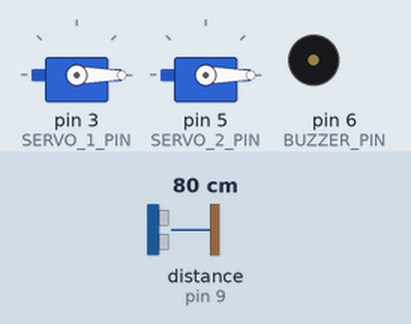
Bench run of a sketch on a simulated Arduino Uno, built with avr-gcc and run on an emulated ATmega328P. On the bench: 2 × servo, buzzer (waves = sounding, pin HIGH). Wiring (inferred from the names in the program): ultrasonic range finder: trigger pin 10; echo pin 9. The inputs (shaded band) are chosen by the test bench; at power-on: distance to the obstacle (sensor on pin 9) 80 cm. The echo pulse lasts 58.3 µs per cm; pins used as bus, display or sensor lines are not drawn.

Above: at 1.2 s.
1.3 s: distance to the obstacle (sensor on pin 9) set to 44 cm
2.8 s: distance to the obstacle (sensor on pin 9) set to 39 cm
At 3.6 s:
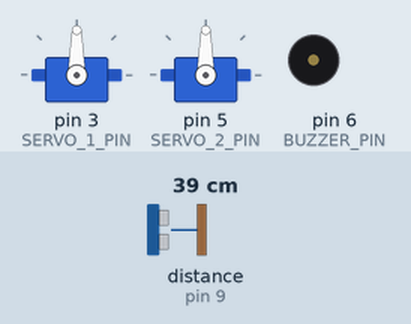
4.3 s: distance to the obstacle (sensor on pin 9) set to 60 cm
At 5.0 s:
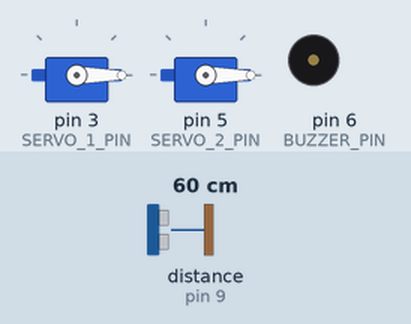
5.9 s: distance to the obstacle (sensor on pin 9) set to 2 cm
At 6.3 s:
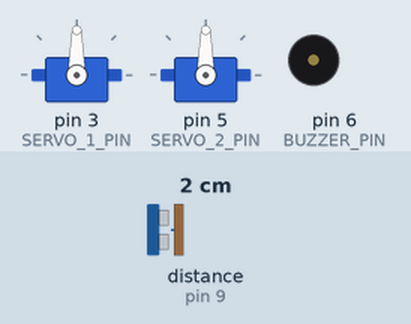
Timing chart, 0 to 8.4 s (numbered marks = the images above; inputs shaded):
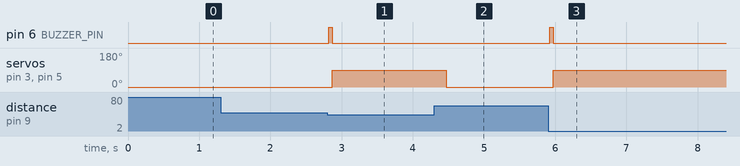

The sketch:

arduino.ino
```cpp
#include <Servo.h>

const int ECHO_PIN = 9;
const int TRIG_PIN = 10;

const int BUZZER_PIN = 6;

const int SERVO_1_PIN = 3;
const int SERVO_2_PIN = 5;
const int SERVO_ACTIVE_ANGLE = 90; // degree

const int LOOP_DELAY = 100;   // ms
const int CLOSE_DELAY = 1500; // ms

int distance;
long duration;
const int MIN_DISTANCE = 40; // cm

Servo servo1;
Servo servo2;

bool beeped = false;
void beep()
{
  // beep once while opening lid
  if (!beeped)
  {
    beeped = true;
    digitalWrite(BUZZER_PIN, HIGH); // Turn on the buzzer
    delay(50);
    digitalWrite(BUZZER_PIN, LOW); // Turn off the buzzer
  }
}

void servoWrite(int value)
{
  servo1.write(value);
  servo2.write(value);
}

void setup()
{
  // Attach the servo motors
  servo1.attach(SERVO_1_PIN);
  servo2.attach(SERVO_2_PIN);

  // Reset the servo to initial position
  servoWrite(0);

  // Attach ultrasonic and buzzer
  pinMode(TRIG_PIN, OUTPUT);
  pinMode(ECHO_PIN, INPUT);
  pinMode(BUZZER_PIN, OUTPUT);

  Serial.begin(9600);
}

void loop()
{
  // Clear the TRIG_PIN by setting it LOW
  digitalWrite(TRIG_PIN, LOW);
  delayMicroseconds(2);

  // Trigger the ultrasonic pulse
  digitalWrite(TRIG_PIN, HIGH);
  delayMicroseconds(10);
  digitalWrite(TRIG_PIN, LOW);

  // Read the ECHO_PIN
  duration = pulseIn(ECHO_PIN, HIGH);

  // Calculate the distance in cm
  // 0.034: This is a conversion factor to convert the time (duration) into distance. Specifically, the speed of sound in air is approximately 343 meters per second, or 0.034 centimeters per microsecond.
  // 2: Since the duration measures the time for the sound wave to travel to the object and back, we divide by 2 to get the one-way distance from the sensor to the object.
  distance = duration * 0.034 / 2;

  // Beep and open the lid
  if (distance <= MIN_DISTANCE)
  {
    beep();
    servoWrite(SERVO_ACTIVE_ANGLE);
    delay(CLOSE_DELAY);
  }
  // Close the lid
  else
  {
    beeped = false;
    servoWrite(0);
  }

  // Continue the loop after delay
  delay(LOOP_DELAY);
}
```

Measured:
- the behaviour switches between 42 and 41 cm on distance to the obstacle (sensor on pin 9) (found by bisection; images 0 and 1)
- after the input at 1.3 s, every drawn part: stays the same
- after the input at 2.8 s, pin 6 (BUZZER_PIN): LOW → HIGH at once, → LOW 0.05 s later; servo on pin 3 (SERVO_1_PIN), servo on pin 5 (SERVO_2_PIN): 0° → 90° after 0.07 s
- after the input at 4.3 s, servo on pin 3 (SERVO_1_PIN), servo on pin 5 (SERVO_2_PIN): 90° → 0° after 0.17 s
- after the input at 5.9 s, pin 6 (BUZZER_PIN): LOW → HIGH at once, → LOW 0.05 s later; servo on pin 3 (SERVO_1_PIN), servo on pin 5 (SERVO_2_PIN): 0° → 90° after 0.08 s
